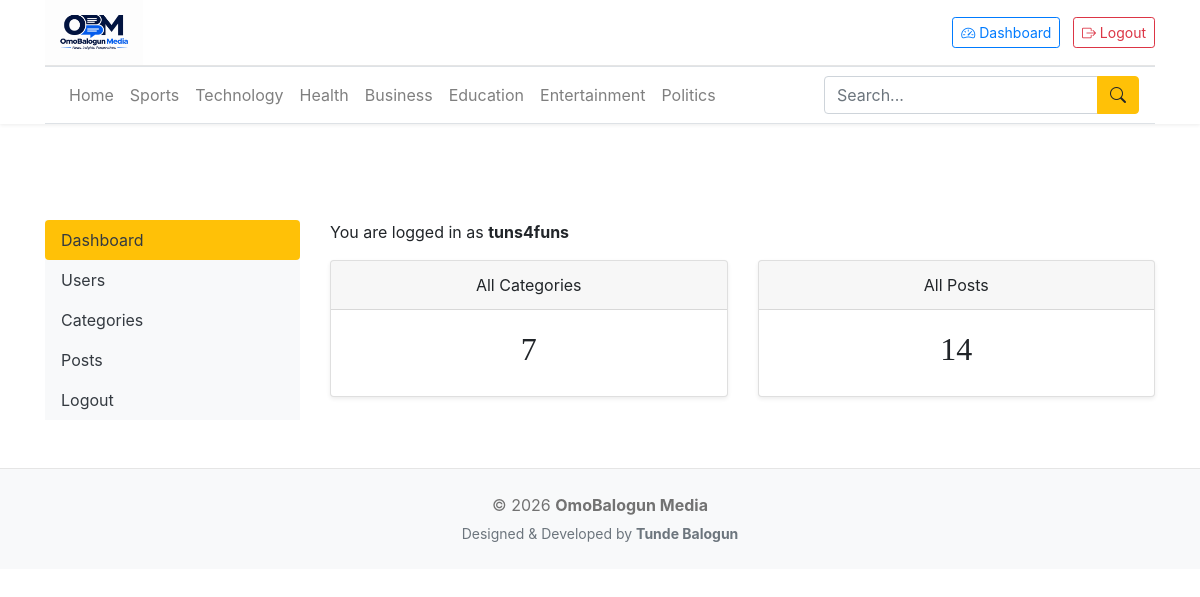
/dashboard/ (signed in), run on the app's committed database.
### blogs/models.py (models this page shows, shortened)
class Category(models.Model):
    category_name = models.CharField(max_length=50, unique=True)
    created_at = models.DateTimeField(auto_now_add=True)
    updated_at = models.DateTimeField(auto_now=True)
    class Meta:
        verbose_name_plural = 'categories'

### dashboards/views.py (the view)
# urls.py: path('', views.dashboard_view, name='dashboard'),
@login_required(login_url='login')
def dashboard_view(request):
    if not request.user.groups.exists():
        messages.warning(request, "Your account has not been assigned a role yet.")
        return redirect('home')
    category_count = Category.objects.all().count()
    blogs_count = Blogs.objects.all().count()
    context = {
        'category_count': category_count,
        'blogs_count': blogs_count
    }
    return render(request, 'dashboard/dashboard.html', context)

### blogs/context_processors.py (called while the page is built)
def get_categories(request):
    categories = Category.objects.all()
    return dict(categories= categories)

### templates/dashboard/dashboard.html
{% extends 'blog_main/layout.html' %}
{% block content %}
<div class="row pt-5 mt-5">
    {% include 'blog_main/sidebar.html' %}
    <div class="col-md-9">
        <div class="text-end mb-3">
            You are logged in as <strong>{{ user.username }}</strong>
        </div>
        <div class="row">
            <div class="col-md-6 mb-3">
                <div class="card shadow-sm">
                    <div class="card-header text-center fw-bold">
                        All Categories
                    </div>
                    <div class="card-body">
                        <h2 class="text-center">{{ category_count }}</h2>
                    </div>
                </div>
            </div>
            <div class="col-md-6 mb-3">
                <div class="card shadow-sm">
                    <div class="card-header text-center fw-bold">
                        All Posts
                    </div>
                    <div class="card-body">
                        <h2 class="text-center">{{ blogs_count }}</h2>
                    </div>
                </div>
            </div>
        </div>
    </div>
</div>
{% endblock %}

### templates/blog_main/layout.html (shortened to what this page needs)
{% load static %}
<!DOCTYPE html>
<html lang="en">
<head>
    <link rel="stylesheet"
          href="https://cdn.jsdelivr.net/npm/bootstrap@4.6.2/dist/css/bootstrap.min.css">
    <link href="{% static 'css/blog.css' %}" rel="stylesheet">
    <link rel="stylesheet"
          href="https://cdnjs.cloudflare.com/ajax/libs/font-awesome/4.7.0/css/font-awesome.min.css">
    <link rel="stylesheet"
          href="https://cdn.jsdelivr.net/npm/bootstrap-icons@1.11.3/font/bootstrap-icons.min.css">
</head>
<body>
<div class="sticky-top fixed-header-wrap">
    <div class="container">
        <header class="blog-header py-0">
            <div class="row align-items-center">
                <div class="col-md-6 col-12 text-center text-md-left mb-3 mb-md-0">
                    <a href="{% url 'home' %}">
                        <img src="{% static 'images/obm.png' %}"
                             class="img-fluid"
                             alt="OmoBalogun Media"
                             style="max-height:65px;">
                    </a>
                </div>
            <div class="col-md-6 col-12 text-center text-md-right">
                {% if not user.is_authenticated %}
                    <a href="{% url 'login' %}"
                       class="btn btn-warning btn-sm mr-2">
                        Login
                    </a>
                    <a href="{% url 'register' %}"
                       class="btn btn-outline-secondary btn-sm">
                        Register
                    </a>
                {% else %}
                    {% if user.groups.exists %}
                        <a href="{% url 'dashboard' %}"
                           class="btn btn-outline-primary btn-sm mr-2">
                            <i class="bi bi-speedometer2"></i>
                            Dashboard
                        </a>
                    {% endif %}
                    <a href="{% url 'logout' %}"
                       class="btn btn-outline-danger btn-sm">
                        <i class="bi bi-box-arrow-right"></i>
                        Logout
                    </a>
                {% endif %}
            </div>
            </div>
        </header>
        <nav class="navbar navbar-expand-lg navbar-light bg-white border-top border-bottom mb-4">
            <div class="collapse navbar-collapse"
                 id="mainNavbar">
                <ul class="navbar-nav mr-auto">
                    <li class="nav-item">
                        <a class="nav-link"
                           href="{% url 'home' %}">
                            Home
                        </a>
                    </li>
                    {% for category in categories %}
                    <li class="nav-item">
                        <a class="nav-link"
                           href="{% url 'category' category.id %}">
                            {{ category.category_name }}
                        </a>
                    </li>
                    {% endfor %}
                </ul>
                <form class="form-inline my-2 my-lg-0"
                      action="{% url 'search' %}"
                      method="GET">
                    <div class="input-group">
                        <input
                            class="form-control"
                            type="search"
                            placeholder="Search..."
                            name="keyword">
                        <div class="input-group-append">
                            <button
                                class="btn btn-warning"
                                type="submit">
                                <i class="bi bi-search"></i>
                            </button>
                        </div>
                    </div>
                </form>
            </div>
        </nav>
    </div>
</div>
<div class="container">
    {% block content %}
    {% endblock %}
</div>
<footer class="blog-footer bg-light mt-5 py-4">
    <div class="container text-center">
        <p class="mb-1">
            © {% now "Y" %}
            <strong>OmoBalogun Media</strong>
        </p>
        <small class="text-muted">
            Designed & Developed by
            <strong>Tunde Balogun</strong>
        </small>
    </div>
</footer>
</body>
</html>

### static/css/blog.css (style rules this page uses)
.blog-header { border-bottom: 1px solid #e5e5e5; }
h1, h2, h3, h4, h5, h6 { font-family: "Playfair Display", Georgia, "Times New Roman", serif; }
.blog-footer { padding: 2.5rem 0; color: #727272; text-align: center; background-color: #f9f9f9; border-top: .05rem solid #e5e5e5; }

### templates/blog_main/layout.html (style rules this page uses)
.fixed-header-wrap { background-color: #fff; box-shadow: 0 1px 4px rgba(0,0,0,0.08); }

### data on the page
Category: category_name "Sports"
Category: category_name "Technology"
Category: category_name "Health"
Category: category_name "Business"
Category: category_name "Education"
Category: category_name "Entertainment"
Category: category_name "Politics"

### other printed values
{{ user.username }} "tuns4funs"
{{ category_count }} "7"
{{ blogs_count }} "14"
